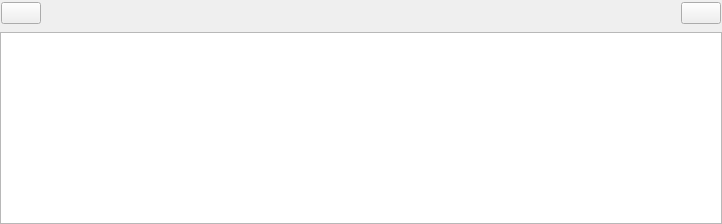
                 <widget class="QFrame" name="frame_73">
                  <property name="frameShape">
                   <enum>QFrame::NoFrame</enum>
                  </property>
                  <property name="frameShadow">
                   <enum>QFrame::Raised</enum>
                  </property>
                  <layout class="QVBoxLayout" name="verticalLayout_35">
                   <property name="leftMargin">
                    <number>0</number>
                   </property>
                   <property name="topMargin">
                    <number>0</number>
                   </property>
                   <property name="rightMargin">
                    <number>0</number>
                   </property>
                   <property name="bottomMargin">
                    <number>0</number>
                   </property>
                   <item>
                    <widget class="QFrame" name="frame_69">
                     <property name="frameShape">
                      <enum>QFrame::NoFrame</enum>
                     </property>
                     <property name="frameShadow">
                      <enum>QFrame::Raised</enum>
                     </property>
                     <layout class="QHBoxLayout" name="horizontalLayout_35">
                      <property name="leftMargin">
                       <number>1</number>
                      </property>
                      <property name="topMargin">
                       <number>2</number>
                      </property>
                      <property name="rightMargin">
                       <number>1</number>
                      </property>
                      <property name="bottomMargin">
                       <number>2</number>
                      </property>
                      <item>
                       <widget class="QPushButton" name="newContingencyPlanButton">
                        <property name="text">
                         <string/>
                        </property>
                        <property name="icon">
                         <iconset resource="icons.qrc">
                          <normaloff>:/Icons/icons/new.svg</normaloff>:/Icons/icons/new.svg</iconset>
                        </property>
                       </widget>
                      </item>
                      <item>
                       <spacer name="horizontalSpacer_25">
                        <property name="orientation">
                         <enum>Qt::Horizontal</enum>
                        </property>
                        <property name="sizeHint" stdset="0">
                         <size>
                          <width>634</width>
                          <height>20</height>
                         </size>
                        </property>
                       </spacer>
                      </item>
                      <item>
                       <widget class="QPushButton" name="deleteContingencyButton">
                        <property name="text">
                         <string/>
                        </property>
                        <property name="icon">
                         <iconset resource="icons.qrc">
                          <normaloff>:/Icons/icons/delete3.svg</normaloff>:/Icons/icons/delete3.svg</iconset>
                        </property>
                       </widget>
                      </item>
                     </layout>
                    </widget>
                   </item>
                   <item>
                    <widget class="QTreeView" name="contingencyPlannerTreeView"/>
                   </item>
                  </layout>
                 </widget>
